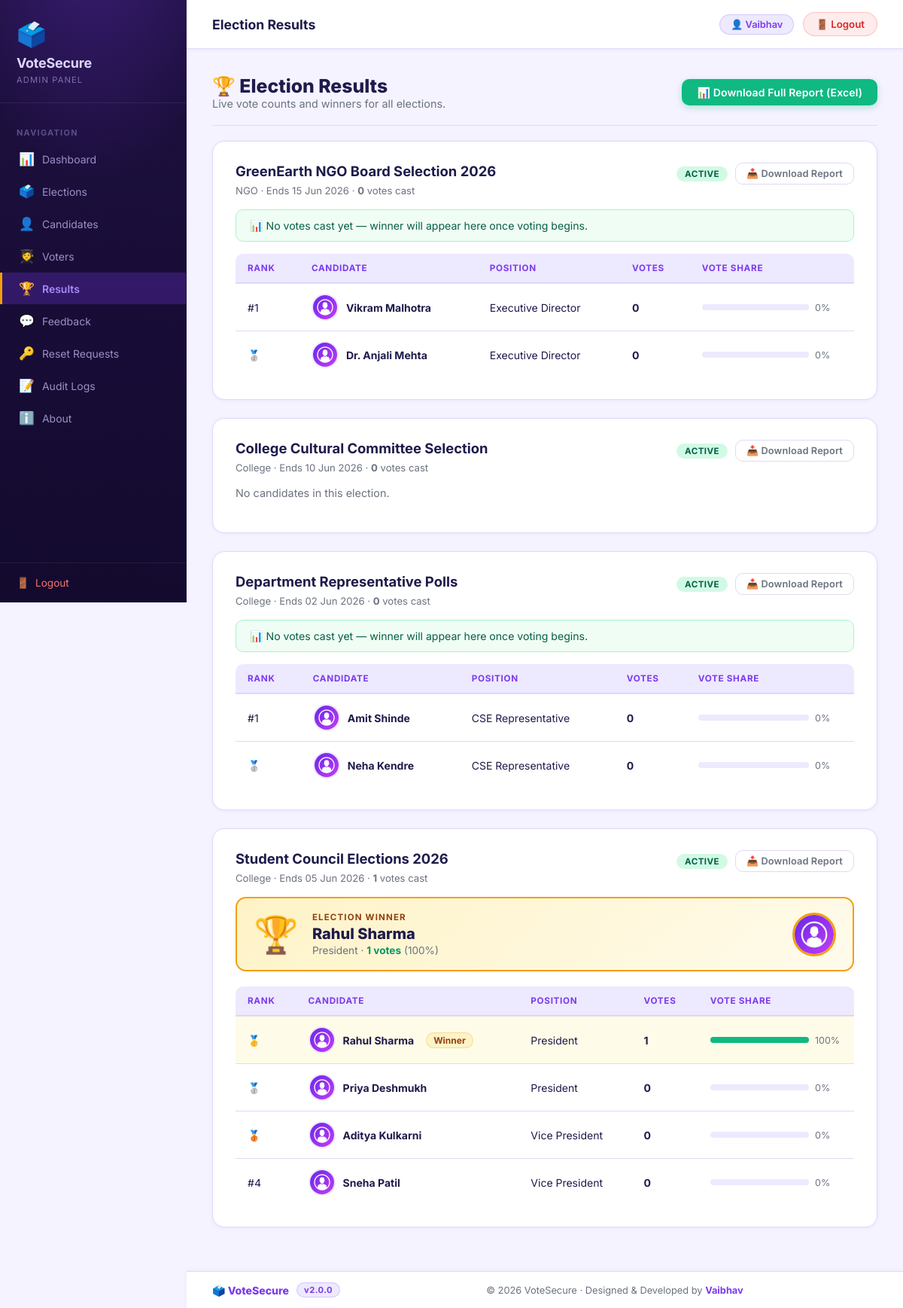
/admin/results.php (signed in), run on the app's committed database.
### tables this page shows
CREATE TABLE `elections` (
    `id` int(11) NOT NULL,
    `title` varchar(255) NOT NULL,
    `type` varchar(100) NOT NULL,
    `start_date` date NOT NULL,
    `end_date` date NOT NULL,
    `status` varchar(20) DEFAULT 'Inactive',
    `winner_id` int(11) DEFAULT NULL
  );

CREATE TABLE `candidates` (
    `id` int(11) NOT NULL,
    `name` varchar(100) NOT NULL,
    `position` varchar(100) NOT NULL,
    `election_id` int(11) NOT NULL,
    `image` varchar(255) DEFAULT NULL,
    `manifesto` text DEFAULT NULL
  );

### admin/results.php (the view, shortened to what this page needs)
<?php
include("../config/database.php");
include("includes/header.php");
$elections = $conn->query("SELECT * FROM elections ORDER BY id DESC")->fetch_all(MYSQLI_ASSOC);
?>
<div style="display:flex;align-items:center;justify-content:space-between;flex-wrap:wrap;gap:12px;margin-bottom:6px;">
    <div>
        <h1 class="page-title" style="margin-bottom:0;">🏆 Election Results</h1>
        <p class="page-subtitle" style="margin-bottom:0;">Live vote counts and winners for all elections.</p>
    </div>
    <a href="export_results.php" class="btn btn-success" style="gap:8px;" target="_blank">
        📊 Download Full Report (Excel)
    </a>
</div>
<hr class="divider">
<?php foreach ($elections as $election):
    $eid = (int)$election['id'];
    $cands = $conn->query(
        "SELECT c.id, c.name, c.position, c.image, COUNT(v.id) AS votes
         FROM candidates c
         LEFT JOIN votes v ON c.id = v.candidate_id
         WHERE c.election_id = $eid
         GROUP BY c.id
         ORDER BY votes DESC"
    )->fetch_all(MYSQLI_ASSOC);
    $total_votes = array_sum(array_column($cands, 'votes'));
    $max_votes   = !empty($cands) ? (int)$cands[0]['votes'] : 0;
    $winner      = ($max_votes > 0 && !empty($cands)) ? $cands[0] : null;
?>
<div class="card">
    <div style="display:flex;align-items:flex-start;justify-content:space-between;gap:12px;margin-bottom:16px;flex-wrap:wrap;">
        <div>
            <h2 style="font-size:1.15rem;font-weight:700;margin:0 0 4px;">
                <?php echo htmlspecialchars($election['title']); ?>
            </h2>
            <span style="font-size:.82rem;color:#6b7280;">
                <?php echo htmlspecialchars($election['type']); ?> ·
                Ends <?php echo date('d M Y', strtotime($election['end_date'])); ?> ·
                <strong><?php echo $total_votes; ?></strong> votes cast
            </span>
        </div>
        <div style="display:flex;align-items:center;gap:10px;">
            <span class="badge <?php echo $election['status']==='Active' ? 'badge-success' : 'badge-danger'; ?>">
                <?php echo $election['status']; ?>
            </span>
            <a href="export_results.php?election=<?php echo $eid; ?>"
               class="btn btn-outline btn-sm" target="_blank"
               title="Download Excel report for this election only">
                📥 Download Report
            </a>
        </div>
    </div>
    <?php if ($winner): ?>
    <div style="
        background: linear-gradient(135deg, #fef3c7, #fffbeb);
        border: 2px solid #f59e0b;
        border-radius: 14px;
        padding: 18px 22px;
        margin-bottom: 20px;
        display: flex;
        align-items: center;
        gap: 18px;
    ">
        <div style="font-size:3rem;line-height:1;flex-shrink:0;">🏆</div>
        <div>
            <div style="font-size:.72rem;font-weight:700;text-transform:uppercase;letter-spacing:.1em;color:#92400e;margin-bottom:3px;">
                Election Winner
            </div>
            <div style="font-size:1.25rem;font-weight:800;color:#1e1b4b;">
                <?php echo htmlspecialchars($winner['name']); ?>
            </div>
            <div style="font-size:.85rem;color:#6b7280;margin-top:2px;">
                <?php echo htmlspecialchars($winner['position']); ?> ·
                <strong style="color:#059669;"><?php echo $winner['votes']; ?> votes</strong>
                (<?php echo ($total_votes > 0) ? round(($winner['votes']/$total_votes)*100,1) : 0; ?>%)
            </div>
        </div>
        <?php if (!empty($winner['image'])): ?>
        <img src="../uploads/<?php echo htmlspecialchars($winner['image']); ?>"
             alt="" style="width:58px;height:58px;border-radius:50%;object-fit:cover;border:3px solid #f59e0b;margin-left:auto;"
             onerror="this.src='../uploads/default_avatar.png';">
        <?php else: ?>
        <img src="../uploads/default_avatar.png"
             alt="" style="width:58px;height:58px;border-radius:50%;object-fit:cover;border:3px solid #f59e0b;margin-left:auto;">
        <?php endif; ?>
    </div>
    <?php elseif (empty($cands)): ?>
        <p style="color:#6b7280;font-size:.9rem;margin-bottom:16px;">No candidates in this election.</p>
    <?php else: ?>
        <div style="background:#f0fdf4;border:1px solid #a7f3d0;border-radius:10px;padding:12px 18px;margin-bottom:16px;font-size:.88rem;color:#065f46;">
            📊 No votes cast yet — winner will appear here once voting begins.
        </div>
    <?php endif; ?>
    <?php if (!empty($cands)): ?>
    <div class="table-wrap">
        <table class="data-table">
            <thead>
                <tr>
                    <th>Rank</th>
                    <th>Candidate</th>
                    <th>Position</th>
                    <th>Votes</th>
                    <th>Vote Share</th>
                </tr>
            </thead>
            <tbody>
            <?php foreach ($cands as $i => $row):
                $pct    = ($total_votes > 0) ? round(($row['votes'] / $total_votes) * 100, 1) : 0;
                $is_win = ($max_votes > 0 && $row['votes'] == $max_votes);
            ?>
            <tr <?php echo $is_win ? 'class="winner-row"' : ''; ?>>
                <td>
                    <?php
                    if ($is_win)   echo '🥇';
                    elseif ($i===1) echo '🥈';
                    elseif ($i===2) echo '🥉';
                    else           echo '#'.($i+1);
                    ?>
                </td>
                <td>
                    <div style="display:flex;align-items:center;gap:10px;">
                        <?php if (!empty($row['image'])): ?>
                            <img src="../uploads/<?php echo htmlspecialchars($row['image']); ?>"
                                 alt="" style="width:36px;height:36px;border-radius:50%;object-fit:cover;"
                                 onerror="this.src='../uploads/default_avatar.png';">
                        <?php else: ?>
                            <img src="../uploads/default_avatar.png"
                                 alt="" style="width:36px;height:36px;border-radius:50%;object-fit:cover;">
                        <?php endif; ?>
                        <strong><?php echo htmlspecialchars($row['name']); ?></strong>
                        <?php if ($is_win): ?><span class="winner-label">Winner</span><?php endif; ?>
                    </div>
                </td>
                <td><?php echo htmlspecialchars($row['position']); ?></td>
                <td><strong><?php echo $row['votes']; ?></strong></td>
                <td style="min-width:140px;">
                    <div style="display:flex;align-items:center;gap:8px;">
                        <div class="progress-bar-wrap" style="flex:1;">
                            <div class="progress-bar-fill"
                                 style="width:<?php echo $pct; ?>%;<?php echo $is_win?'background:var(--success)':''; ?>">
                            </div>
                        </div>
                        <span style="font-size:.78rem;color:#6b7280;width:36px;"><?php echo $pct; ?>%</span>
                    </div>
                </td>
            </tr>
            <?php endforeach; ?>
            </tbody>
        </table>
    </div>
    <?php endif; ?>
</div>
<?php endforeach; ?>
<?php include("includes/footer.php"); ?>

### assets/css/admin.css (style rules this page uses)
:root { --primary: #7c3aed; --primary-dark: #6d28d9; --primary-deeper: #5b21b6; --primary-light: #ede9fe; --primary-glow: rgba(124, 58, 237, .22); --accent: #f59e0b; --accent-dark: #d97706; --accent-light: #fef3c7; --success: #10b981; --success-dark: #059669; --danger: #ef4444; --danger-dark: #dc2626; --warning: #f59e0b; --sidebar-bg: #1e1040; --sidebar-w: 248px; --text-main: #1e1b4b; --text-muted: #6b7280; --bg-page: #f5f3ff; --bg-card: #ffffff; --border: #e0d9f7; --radius-sm: 10px; --radius-md: 16px; --radius-lg: 22px; --shadow-sm: 0 1px 4px rgba(124, 58, 237, .08); --shadow-md: 0 4px 18px rgba(124, 58, 237, .13); --shadow-lg: 0 12px 44px rgba(124, 58, 237, .18); --transition: 0.22s ease; }
*, *::before, *::after { box-sizing: border-box; margin: 0; padding: 0; }
body { font-family: 'Inter', Arial, sans-serif; background: var(--bg-page); color: var(--text-main); min-height: 100vh; display: flex; }
a { color: var(--primary); text-decoration: none; }
.page-title { font-size: 1.55rem; font-weight: 800; color: var(--text-main); margin-bottom: 4px; }
.page-subtitle { font-size: .9rem; color: var(--text-muted); margin-bottom: 30px; }
.card { background: var(--bg-card); border: 1px solid var(--border); border-radius: var(--radius-md); padding: 28px 30px; box-shadow: var(--shadow-sm); margin-bottom: 24px; }
.btn { display: inline-flex; align-items: center; gap: 6px; padding: 9px 20px; border-radius: var(--radius-sm); font-size: .875rem; font-weight: 600; cursor: pointer; border: none; text-decoration: none; transition: background var(--transition), transform var(--transition), box-shadow var(--transition); font-family: inherit; letter-spacing: .01em; }
.btn-success { background: var(--success); color: #fff; box-shadow: 0 3px 10px rgba(16, 185, 129, .3); }
.btn-outline { background: transparent; border: 1.5px solid var(--border); color: var(--text-muted); }
.btn-sm { padding: 6px 14px; font-size: .8rem; }
.table-wrap { overflow-x: auto; border-radius: var(--radius-sm); }
table.data-table { width: 100%; border-collapse: collapse; font-size: .875rem; }
table.data-table th { background: var(--primary-light); padding: 12px 16px; text-align: left; font-size: .73rem; font-weight: 700; color: var(--primary); text-transform: uppercase; letter-spacing: .06em; border-bottom: 2px solid rgba(124, 58, 237, .15); }
table.data-table td { padding: 13px 16px; border-bottom: 1px solid var(--border); color: var(--text-main); vertical-align: middle; }
table.data-table tr:last-child td { border-bottom: none; }
table.data-table img { width: 40px; height: 40px; border-radius: 50%; object-fit: cover; border: 2px solid var(--primary-light); }
.badge { display: inline-block; padding: 3px 11px; border-radius: 50px; font-size: .72rem; font-weight: 700; text-transform: uppercase; letter-spacing: .04em; }
.badge-success { background: #d1fae5; color: #065f46; }
.winner-row td { background: #fefce8 !important; }
.winner-label { font-size: .75rem; font-weight: 700; color: #92400e; background: var(--accent-light); padding: 2px 9px; border-radius: 50px; margin-left: 6px; border: 1px solid rgba(245, 158, 11, .3); }
.progress-bar-wrap { background: var(--primary-light); border-radius: 50px; height: 8px; min-width: 100px; }
.progress-bar-fill { height: 8px; border-radius: 50px; background: linear-gradient(90deg, var(--primary), var(--accent)); transition: width .6s ease; }
.divider { border: none; border-top: 1px solid var(--border); margin: 20px 0; }

### data on the page
elections: title "GreenEarth NGO Board Selection 2026", type "NGO", end_date "15 Jun 2026", total_votes "0", status "ACTIVE", shows "📊 No votes cast yet — winner will appear here once voting begins."
candidates: name "Vikram Malhotra", position "Executive Director", votes "0", pct "0"
candidates: name "Dr. Anjali Mehta", position "Executive Director", votes "0", pct "0"
elections: title "College Cultural Committee Selection", type "College", end_date "10 Jun 2026", total_votes "0", status "ACTIVE", shows "No candidates in this election."
elections: title "Department Representative Polls", type "College", end_date "02 Jun 2026", total_votes "0", status "ACTIVE", shows "📊 No votes cast yet — winner will appear here once voting begins."
candidates: name "Amit Shinde", position "CSE Representative", votes "0", pct "0"
candidates: name "Neha Kendre", position "CSE Representative", votes "0", pct "0"
elections: title "Student Council Elections 2026", type "College", end_date "05 Jun 2026", total_votes "1", status "ACTIVE", candidates.name "Rahul Sharma", candidates.position "President", votes "1", votes "100"
candidates: name "Rahul Sharma", shows "Winner", position "President", votes "1", pct "100"
candidates: name "Priya Deshmukh", position "President", votes "0", pct "0"
candidates: name "Aditya Kulkarni", position "Vice President", votes "0", pct "0"
candidates: name "Sneha Patil", position "Vice President", votes "0", pct "0"

### other printed values
$item['icon'] "📊"
$item['label'] "Dashboard"
$item['icon'] "🗳️"
$item['label'] "Elections"
$item['icon'] "👤"
$item['label'] "Candidates"
$item['icon'] "🧑‍🎓"
$item['label'] "Voters"
$item['icon'] "🏆"
$item['label'] "Results"
$item['icon'] "💬"
$item['label'] "Feedback"
$item['icon'] "🔑"
$item['label'] "Reset Requests"
$item['icon'] "📝"
